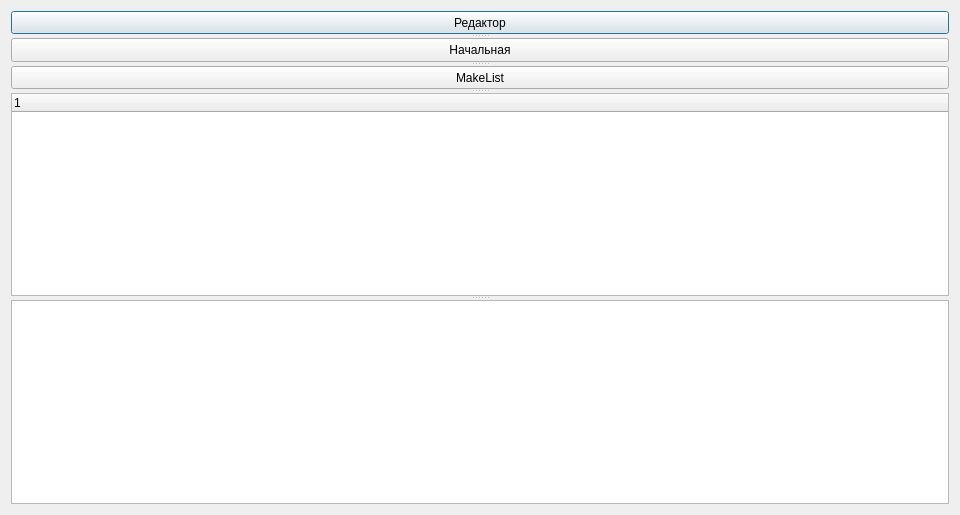
<?xml version="1.0" encoding="UTF-8"?>
<ui version="4.0">
 <class>Dialog</class>
 <widget class="QDialog" name="Dialog">
  <property name="geometry">
   <rect>
    <x>0</x>
    <y>0</y>
    <width>960</width>
    <height>515</height>
   </rect>
  </property>
  <property name="windowTitle">
   <string>Dialog</string>
  </property>
  <layout class="QHBoxLayout" name="horizontalLayout">
   <item>
    <layout class="QFormLayout" name="Layout"/>
   </item>
   <item>
    <widget class="QSplitter" name="splitter">
     <property name="orientation">
      <enum>Qt::Vertical</enum>
     </property>
     <widget class="QPushButton" name="pushButton">
      <property name="text">
       <string>Редактор</string>
      </property>
     </widget>
     <widget class="QPushButton" name="pushButton_3">
      <property name="text">
       <string>Начальная</string>
      </property>
     </widget>
     <widget class="QPushButton" name="pushButton_2">
      <property name="text">
       <string>MakeList</string>
      </property>
     </widget>
     <widget class="QTreeWidget" name="treeWidget">
      <column>
       <property name="text">
        <string notr="true">1</string>
       </property>
      </column>
     </widget>
     <widget class="QListWidget" name="listWidget"/>
    </widget>
   </item>
  </layout>
 </widget>
 <layoutdefault spacing="6" margin="11"/>
 <resources/>
 <connections/>
</ui>
